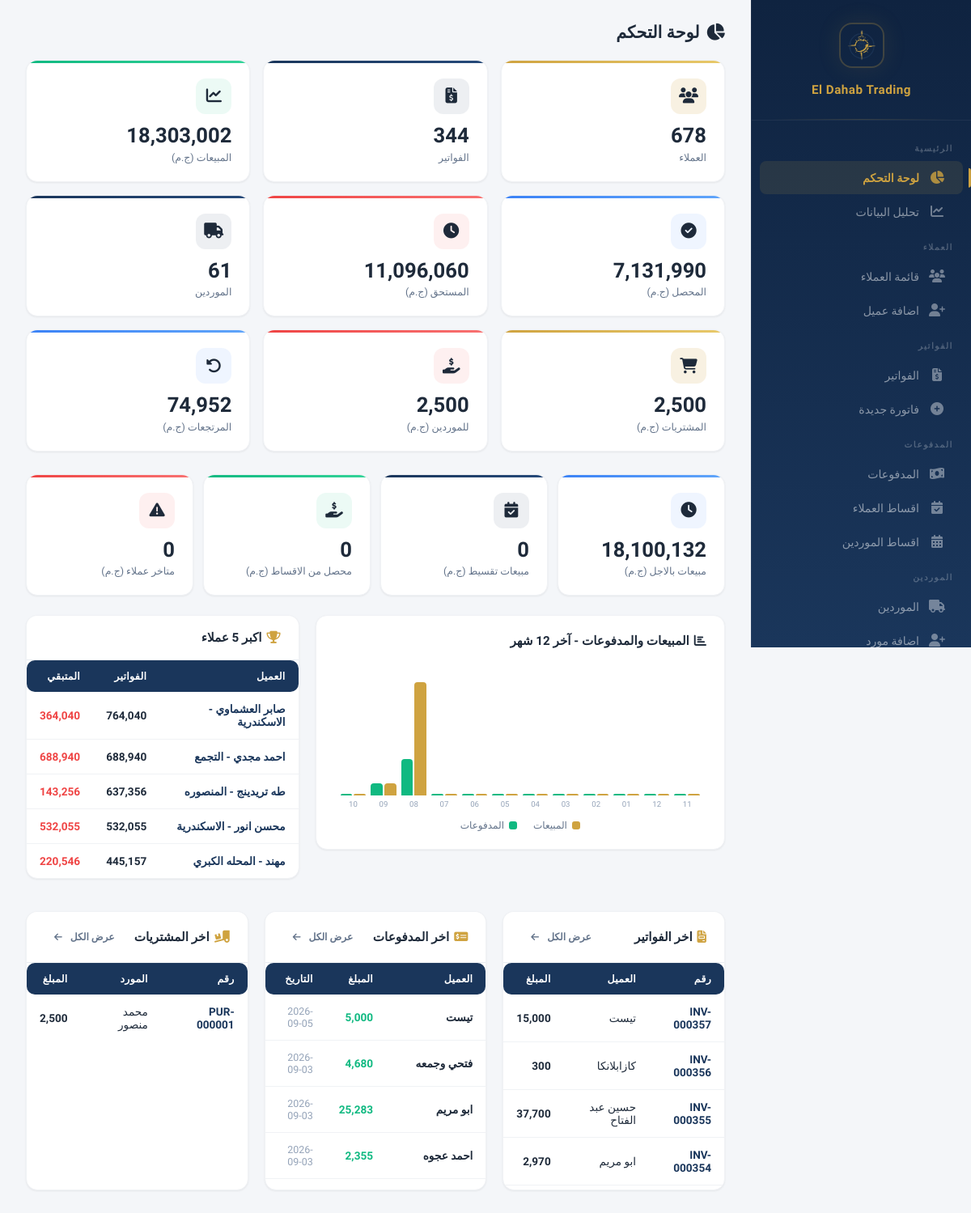
The page /dashboard (signed in) on the database as committed earlier.
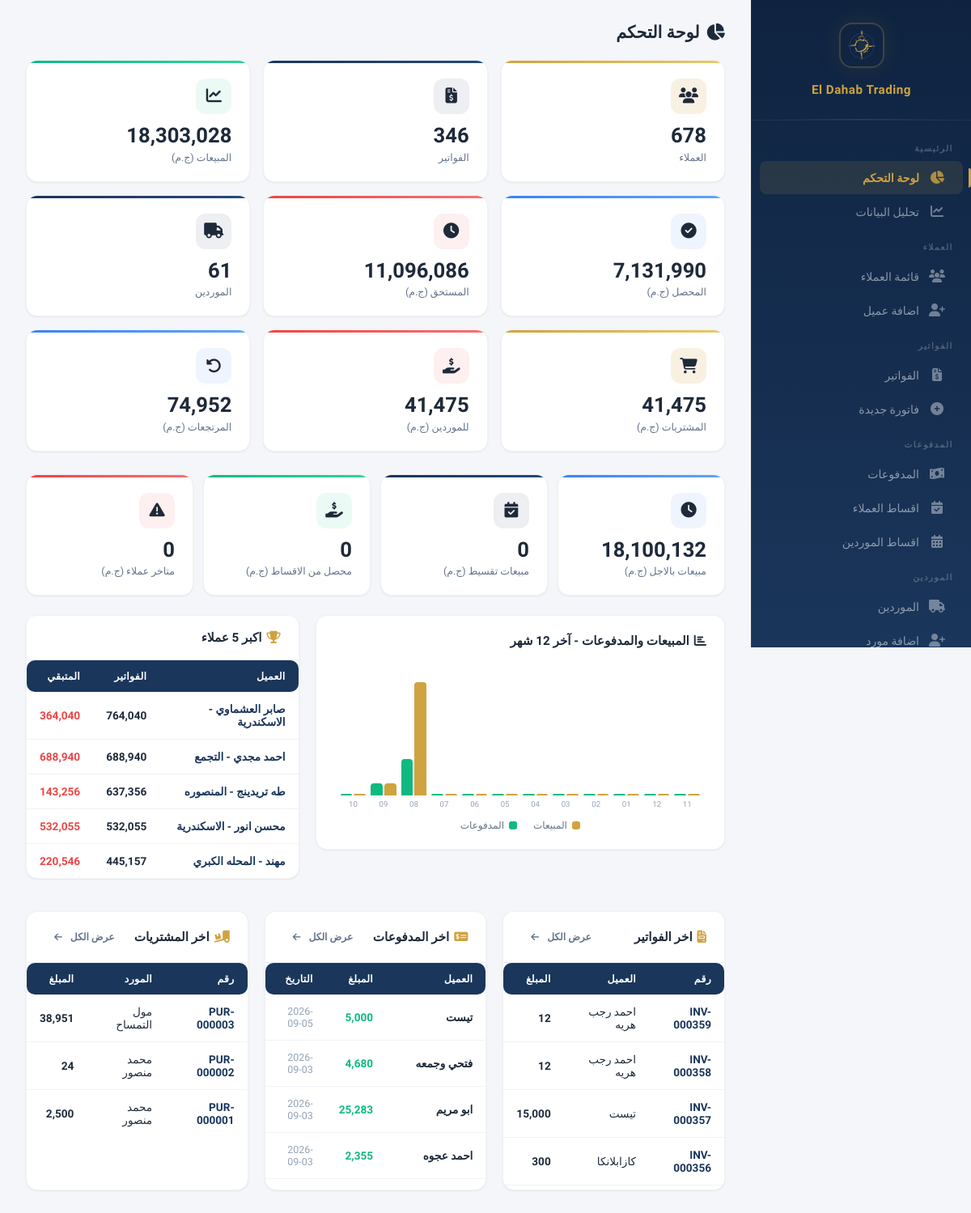
The same page on the database as committed later.
### models.py (models this page shows, shortened)
class Customer(db.Model):
    __tablename__ = 'customers'
    id = db.Column(db.Integer, primary_key=True)
    name = db.Column(db.String(200), nullable=False)
    phone = db.Column(db.String(50))
    address = db.Column(db.Text)
    account_type = db.Column(db.String(50), nullable=False, default='sales')
    notes = db.Column(db.Text)
    created_at = db.Column(db.DateTime, default=datetime.utcnow)
    invoices = db.relationship('Invoice', backref='customer', lazy=True)
    payments = db.relationship('Payment', backref='customer', lazy=True)
    returns = db.relationship('Return', backref='customer', lazy=True)
    installment_plans = db.relationship('InstallmentPlan', backref='customer', lazy=True)
    def total_invoiced(self):
        return sum((inv.total or 0) - (inv.discount or 0) for inv in self.invoices if not inv.is_returned)
    def total_paid(self):
        sum_payments = sum(p.amount for p in self.payments)
        sum_inst = sum(ip.amount for ip in InstallmentPayment.query.filter(
            InstallmentPayment.plan_id.in_([pl.id for pl in self.installment_plans])
        ).all())
        sum_inv_paid = sum(
            (inv.paid_amount or 0)
            for inv in self.invoices
            if not inv.is_returned and not inv.payments
        )
        return sum_payments + sum_inst + sum_inv_paid
    def total_returns(self):
        return sum(r.total_amount for r in self.returns)
    def balance(self):
        return self.total_invoiced() - self.total_paid() - self.total_returns()

class Invoice(db.Model):
    __tablename__ = 'invoices'
    id = db.Column(db.Integer, primary_key=True)
    invoice_number = db.Column(db.String(50), unique=True, nullable=False)
    customer_id = db.Column(db.Integer, db.ForeignKey('customers.id'), nullable=False)
    shipping_company = db.Column(db.String(200))
    total = db.Column(db.Float, default=0)
    discount = db.Column(db.Float, default=0)
    payment_type = db.Column(db.String(20), default='cash')
    paid_amount = db.Column(db.Float, default=0)
    remaining = db.Column(db.Float, default=0)
    date = db.Column(db.DateTime, default=datetime.utcnow)
    is_returned = db.Column(db.Boolean, default=False)
    show_balance = db.Column(db.Boolean, default=False)
    payment_method = db.Column(db.String(20), default='cash')
    receipt_image = db.Column(db.String(200))
    created_by = db.Column(db.Integer, db.ForeignKey('users.id'))
    creator = db.relationship('User', foreign_keys=[created_by])
    modified_by = db.Column(db.Integer, db.ForeignKey('users.id'))
    modifier = db.relationship('User', foreign_keys=[modified_by])
    previous_due = db.Column(db.Float, default=0)
    balance_after = db.Column(db.Float, default=0)
    notes = db.Column(db.Text)
    items = db.relationship('InvoiceItem', backref='invoice', lazy=True, cascade='all, delete-orphan')
    returns = db.relationship('Return', backref='invoice', lazy=True)
    payments = db.relationship('Payment', backref='invoice', lazy=True)

class Payment(db.Model):
    __tablename__ = 'payments'
    id = db.Column(db.Integer, primary_key=True)
    customer_id = db.Column(db.Integer, db.ForeignKey('customers.id'), nullable=False)
    amount = db.Column(db.Float, nullable=False)
    date = db.Column(db.DateTime, default=datetime.utcnow)
    invoice_id = db.Column(db.Integer, db.ForeignKey('invoices.id'), nullable=True)
    notes = db.Column(db.Text)
    next_payment_date = db.Column(db.Date, nullable=True)
    next_payment_amount = db.Column(db.Float, nullable=True)
    payment_method = db.Column(db.String(20), default='cash')
    receipt_image = db.Column(db.String(200))
    created_by = db.Column(db.Integer, db.ForeignKey('users.id'))
    creator = db.relationship('User', foreign_keys=[created_by])

class Purchase(db.Model):
    __tablename__ = 'purchases'
    id = db.Column(db.Integer, primary_key=True)
    purchase_number = db.Column(db.String(50), unique=True, nullable=False)
    supplier_id = db.Column(db.Integer, db.ForeignKey('suppliers.id'), nullable=False)
    total = db.Column(db.Float, default=0)
    discount = db.Column(db.Float, default=0)
    payment_type = db.Column(db.String(20), default='cash')
    payment_method = db.Column(db.String(20), default='cash')
    receipt_image = db.Column(db.String(200))
    created_by = db.Column(db.Integer, db.ForeignKey('users.id'))
    creator = db.relationship('User', foreign_keys=[created_by])
    modified_by = db.Column(db.Integer, db.ForeignKey('users.id'))
    modifier = db.relationship('User', foreign_keys=[modified_by])
    show_balance = db.Column(db.Boolean, default=False)
    paid_amount = db.Column(db.Float, default=0)
    remaining = db.Column(db.Float, default=0)
    previous_due = db.Column(db.Float, default=0)
    balance_after = db.Column(db.Float, default=0)
    date = db.Column(db.DateTime, default=datetime.utcnow)
    notes = db.Column(db.Text)
    items = db.relationship('PurchaseItem', backref='purchase', lazy=True, cascade='all, delete-orphan')
    payments = db.relationship('SupplierPayment', backref='purchase', lazy=True)
    returns = db.relationship('SupplierReturn', backref='purchase', lazy=True)

class Supplier(db.Model):
    __tablename__ = 'suppliers'
    id = db.Column(db.Integer, primary_key=True)
    name = db.Column(db.String(200), nullable=False)
    phone = db.Column(db.String(50))
    address = db.Column(db.Text)
    notes = db.Column(db.Text)
    created_at = db.Column(db.DateTime, default=datetime.utcnow)
    purchases = db.relationship('Purchase', backref='supplier', lazy=True)
    payments = db.relationship('SupplierPayment', backref='supplier', lazy=True)
    returns = db.relationship('SupplierReturn', backref='supplier', lazy=True)
    installment_plans = db.relationship('SupplierInstallmentPlan', backref='supplier', lazy=True)

### app.py (the view)
@app.route('/dashboard')
@login_required
def dashboard():
    total_customers = Customer.query.count()
    total_suppliers = Supplier.query.count()
    total_invoices = Invoice.query.filter_by(is_returned=False).count()
    total_purchases = Purchase.query.count()
    total_revenue = db.session.query(func.sum(Invoice.total)).filter_by(is_returned=False).scalar() or 0
    total_paid = db.session.query(func.sum(Payment.amount)).scalar() or 0
    total_returns_amount = db.session.query(func.sum(Return.total_amount)).scalar() or 0
    total_receivable = total_revenue - total_paid - total_returns_amount
    total_purchase_cost = db.session.query(func.sum(Purchase.total)).scalar() or 0
    total_supplier_paid = db.session.query(func.sum(SupplierPayment.amount)).scalar() or 0
    total_payable = total_purchase_cost - total_supplier_paid
    total_credit_sales = db.session.query(func.sum(Invoice.total)).filter(
        Invoice.payment_type == 'credit', Invoice.is_returned == False
    ).scalar() or 0
    total_installment_sales = db.session.query(func.sum(Invoice.total)).filter(
        Invoice.payment_type == 'installment', Invoice.is_returned == False
    ).scalar() or 0
    total_installment_paid_sales = db.session.query(func.sum(InstallmentPayment.amount)).scalar() or 0
    total_credit_purchases = db.session.query(func.sum(Purchase.total)).filter(
        Purchase.payment_type == 'credit'
    ).scalar() or 0
    total_installment_purchases = db.session.query(func.sum(Purchase.total)).filter(
        Purchase.payment_type == 'installment'
    ).scalar() or 0
    total_installment_paid_purchases = db.session.query(func.sum(SupplierInstallmentPayment.amount)).scalar() or 0
    from datetime import date as dt_date
    today = dt_date.today()
    customer_overdue = 0
    for plan in InstallmentPlan.query.filter_by(status='active').all():
        for inst in plan.installments:
            if inst.status == 'pending' and inst.due_date and inst.due_date < today:
                customer_overdue += inst.amount
    supplier_overdue = 0
    for plan in SupplierInstallmentPlan.query.filter_by(status='active').all():
        for inst in plan.installments:
            if inst.status == 'pending' and inst.due_date and inst.due_date < today:
                supplier_overdue += inst.amount
    recent_invoices = Invoice.query.order_by(Invoice.date.desc()).limit(10).all()
    recent_payments = Payment.query.order_by(Payment.date.desc()).limit(10).all()
    recent_purchases = Purchase.query.order_by(Purchase.date.desc()).limit(10).all()
    top_customers = Customer.query.all()
    top_customers.sort(key=lambda c: c.total_invoiced(), reverse=True)
    top_customers = top_customers[:5]
    monthly_data = []
    all_invoices = Invoice.query.filter_by(is_returned=False).all()
    all_payments = Payment.query.all()
    now = datetime.utcnow()
    for i in range(11, -1, -1):
        month = now.month - i
        year = now.year
        if month <= 0:
            month += 12
            year -= 1
        rev = sum(inv.total for inv in all_invoices if inv.date.year == year and inv.date.month == month)
        paid = sum(p.amount for p in all_payments if p.date.year == year and p.date.month == month)
        monthly_data.append({
            'month': f"{year}-{month:02d}",
            'revenue': rev,
            'paid': paid
        })
    max_revenue = max((m['revenue'] for m in monthly_data), default=1) or 1
    return render_template('dashboard.html',
        total_customers=total_customers,
        total_suppliers=total_suppliers,
        total_invoices=total_invoices,
        total_purchases=total_purchases,
        total_revenue=total_revenue,
        total_paid=total_paid,
        total_receivable=total_receivable,
        total_purchase_cost=total_purchase_cost,
        total_supplier_paid=total_supplier_paid,
        total_payable=total_payable,
        total_returns_amount=total_returns_amount,
        recent_invoices=recent_invoices,
        recent_payments=recent_payments,
        recent_purchases=recent_purchases,
        top_customers=top_customers,
        monthly_data=monthly_data,
        max_revenue=max_revenue,
        total_credit_sales=total_credit_sales,
        total_installment_sales=total_installment_sales,
        total_installment_paid_sales=total_installment_paid_sales,
        total_credit_purchases=total_credit_purchases,
        total_installment_purchases=total_installment_purchases,
        total_installment_paid_purchases=total_installment_paid_purchases,
        customer_overdue=customer_overdue,
        supplier_overdue=supplier_overdue,
        ACCOUNT_TYPES=ACCOUNT_TYPES
    )

### templates/dashboard.html (shortened to what the changed rows need)
{% extends "base.html" %}
{% block content %}
<h1 style="font-size:1.3rem;font-weight:700;color:var(--text);margin-bottom:22px;">
    <i class="fas fa-chart-pie" style="margin-left:8px;"></i>لوحة التحكم
</h1>
<div class="stats-grid">
    <div class="stat-card navy">
        <div class="stat-icon"><i class="fas fa-file-invoice-dollar"></i></div>
        <div class="stat-value">{{ total_invoices }}</div>
        <div class="stat-label">الفواتير</div>
    </div>
    <div class="stat-card green">
        <div class="stat-icon"><i class="fas fa-chart-line"></i></div>
        <div class="stat-value">{{ "{:,.0f}".format(total_revenue or 0) }}</div>
        <div class="stat-label">المبيعات (ج.م)</div>
    </div>
    <div class="stat-card red">
        <div class="stat-icon"><i class="fas fa-clock"></i></div>
        <div class="stat-value">{{ "{:,.0f}".format(total_receivable or 0) }}</div>
        <div class="stat-label">المستحق (ج.م)</div>
    </div>
    <div class="stat-card gold">
        <div class="stat-icon"><i class="fas fa-shopping-cart"></i></div>
        <div class="stat-value">{{ "{:,.0f}".format(total_purchase_cost or 0) }}</div>
        <div class="stat-label">المشتريات (ج.م)</div>
    </div>
    <div class="stat-card red">
        <div class="stat-icon"><i class="fas fa-hand-holding-usd"></i></div>
        <div class="stat-value">{{ "{:,.0f}".format(total_payable or 0) }}</div>
        <div class="stat-label">للموردين (ج.م)</div>
    </div>
</div>
<div class="two-col-wide">
    <div class="chart-container">
        <div class="chart-bars">
            {% for m in monthly_data %}
            <div class="chart-bar-group">
                <div style="display:flex;gap:2px;align-items:flex-end;height:160px;width:100%;justify-content:center;">
                    <div class="chart-bar gold-bar" style="height:{{ (m.revenue / max_revenue * 140) if max_revenue > 0 else 0 }}px;" title="المبيعات: {{ '{:,.0f}'.format(m.revenue or 0) }}"></div>
                    <div class="chart-bar green-bar" style="height:{{ (m.paid / max_revenue * 140) if max_revenue > 0 else 0 }}px;" title="المدفوعات: {{ '{:,.0f}'.format(m.paid or 0) }}"></div>
                </div>
                <span class="chart-label">{{ m.month[5:] }}</span>
            </div>
            {% endfor %}
        </div>
    </div>
    <div class="data-card">
        <div class="data-card-body" style="padding:0;">
            <table>
                <thead><tr><th>العميل</th><th>الفواتير</th><th>المتبقي</th></tr></thead>
                <tbody>
                    {% for c in top_customers %}
                    <tr>
                        <td><a href="{{ url_for('customer_profile', customer_id=c.id) }}" style="color:var(--navy);text-decoration:none;font-weight:600;">{{ c.name }}</a></td>
                        <td style="font-weight:600;">{{ "{:,.0f}".format(c.total_invoiced() or 0) }}</td>
                        <td><span class="{% if c.balance() > 0 %}text-danger{% else %}text-success{% endif %}" style="font-weight:700;">{{ "{:,.0f}".format(c.balance() or 0) }}</span></td>
                    </tr>
                    {% endfor %}
                </tbody>
            </table>
        </div>
    </div>
</div>
<div class="three-col" style="margin-top:20px;">
    <div class="data-card">
        <div class="data-card-body" style="padding:0;max-height:280px;overflow-y:auto;">
            <table>
                <thead><tr><th>رقم</th><th>العميل</th><th>المبلغ</th></tr></thead>
                <tbody>
                    {% for inv in recent_invoices %}
                    <tr>
                        <td><a href="{{ url_for('invoice_view', invoice_id=inv.id) }}" style="color:var(--navy);text-decoration:none;font-weight:600;">{{ inv.invoice_number }}</a></td>
                        <td>{{ inv.customer.name }}</td>
                        <td style="font-weight:700;">{{ "{:,.0f}".format(inv.total or 0) }}</td>
                    </tr>
                    {% endfor %}
                </tbody>
            </table>
        </div>
    </div>
    <div class="data-card">
        <div class="data-card-body" style="padding:0;max-height:280px;overflow-y:auto;">
            <table>
                <thead><tr><th>العميل</th><th>المبلغ</th><th>التاريخ</th></tr></thead>
                <tbody>
                    {% for p in recent_payments %}
                    <tr>
                        <td style="font-weight:600;">{{ p.customer.name }}</td>
                        <td class="text-success" style="font-weight:700;">{{ "{:,.0f}".format(p.amount or 0) }}</td>
                        <td class="text-muted" style="font-size:0.78rem;">{{ p.date.strftime('%Y-%m-%d') }}</td>
                    </tr>
                    {% endfor %}
                </tbody>
            </table>
        </div>
    </div>
    <div class="data-card">
        <div class="data-card-body" style="padding:0;max-height:280px;overflow-y:auto;">
            <table>
                <thead><tr><th>رقم</th><th>المورد</th><th>المبلغ</th></tr></thead>
                <tbody>
                    {% for p in recent_purchases %}
                    <tr>
                        <td><a href="{{ url_for('purchase_view', purchase_id=p.id) }}" style="color:var(--navy);text-decoration:none;font-weight:600;">{{ p.purchase_number }}</a></td>
                        <td>{{ p.supplier.name }}</td>
                        <td style="font-weight:700;">{{ "{:,.0f}".format(p.total or 0) }}</td>
                    </tr>
                    {% endfor %}
                </tbody>
            </table>
        </div>
    </div>
</div>
{% endblock %}

Rows that differ between the two databases and show on the page:
no longer on this page (row unchanged): Invoice: invoice_number "INV-000355", customer.name "حسين عبد الفتاح", total "37,700"
no longer on this page (row unchanged): Invoice: invoice_number "INV-000354", customer.name "ابو مريم", total "2,970"
added Invoice: invoice_number "INV-000359", customer.name "احمد رجب هريه", total "12"
added Invoice: invoice_number "INV-000358", customer.name "احمد رجب هريه", total "12"
added Purchase: purchase_number "PUR-000003", supplier.name "مول التمساح", total "38,951"
added Purchase: purchase_number "PUR-000002", supplier.name "محمد منصور", total "24"
Other text that changed with them:
{{ total_invoices }}: "344" → "346"
{{ "{:,.0f}".format(total_revenue or 0) }}: "18,303,002" → "18,303,028"
{{ "{:,.0f}".format(total_receivable or 0) }}: "11,096,060" → "11,096,086"
{{ "{:,.0f}".format(total_purchase_cost or 0) }}: "2,500" → "41,475"
{{ "{:,.0f}".format(total_payable or 0) }}: "2,500" → "41,475"
